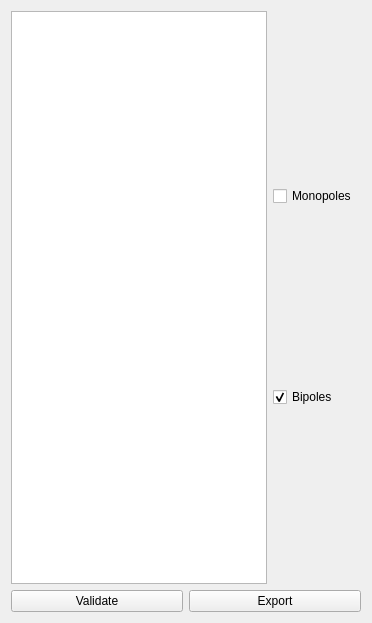
<?xml version="1.0" encoding="UTF-8"?>
<ui version="4.0">
 <class>ConnectCleanerForm</class>
 <widget class="QWidget" name="ConnectCleanerForm">
  <property name="geometry">
   <rect>
    <x>0</x>
    <y>0</y>
    <width>372</width>
    <height>623</height>
   </rect>
  </property>
  <property name="minimumSize">
   <size>
    <width>0</width>
    <height>0</height>
   </size>
  </property>
  <property name="windowTitle">
   <string>Choose Electrodes to Keep</string>
  </property>
  <layout class="QGridLayout" name="gridLayout">
   <item row="0" column="0" colspan="2">
    <layout class="QHBoxLayout" name="horizontalLayout">
     <item>
      <widget class="QTableView" name="SelectElectrodeList">
       <property name="sizePolicy">
        <sizepolicy hsizetype="Preferred" vsizetype="Expanding">
         <horstretch>0</horstretch>
         <verstretch>0</verstretch>
        </sizepolicy>
       </property>
       <property name="selectionMode">
        <enum>QAbstractItemView::ExtendedSelection</enum>
       </property>
      </widget>
     </item>
     <item>
      <layout class="QVBoxLayout" name="verticalLayout">
       <item>
        <widget class="QCheckBox" name="MonoCheckBox">
         <property name="text">
          <string>Monopoles</string>
         </property>
        </widget>
       </item>
       <item>
        <widget class="QCheckBox" name="BipoleCheckBox">
         <property name="text">
          <string>Bipoles</string>
         </property>
         <property name="checked">
          <bool>true</bool>
         </property>
        </widget>
       </item>
      </layout>
     </item>
    </layout>
   </item>
   <item row="1" column="0">
    <widget class="QPushButton" name="ValidateButton">
     <property name="text">
      <string>Validate</string>
     </property>
    </widget>
   </item>
   <item row="1" column="1">
    <widget class="QPushButton" name="ExportButton">
     <property name="text">
      <string>Export</string>
     </property>
    </widget>
   </item>
  </layout>
 </widget>
 <resources/>
 <connections/>
</ui>
